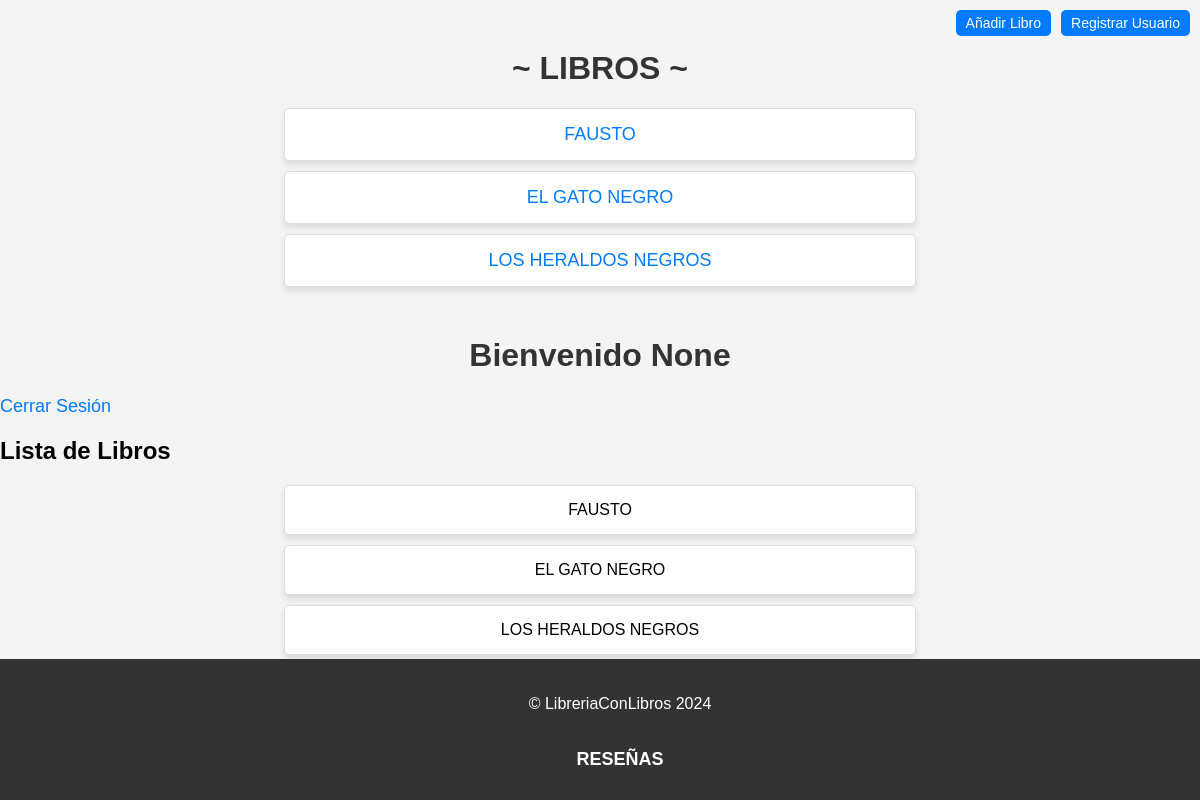
/libros/ (signed in), run on an earlier commit of the app's database.
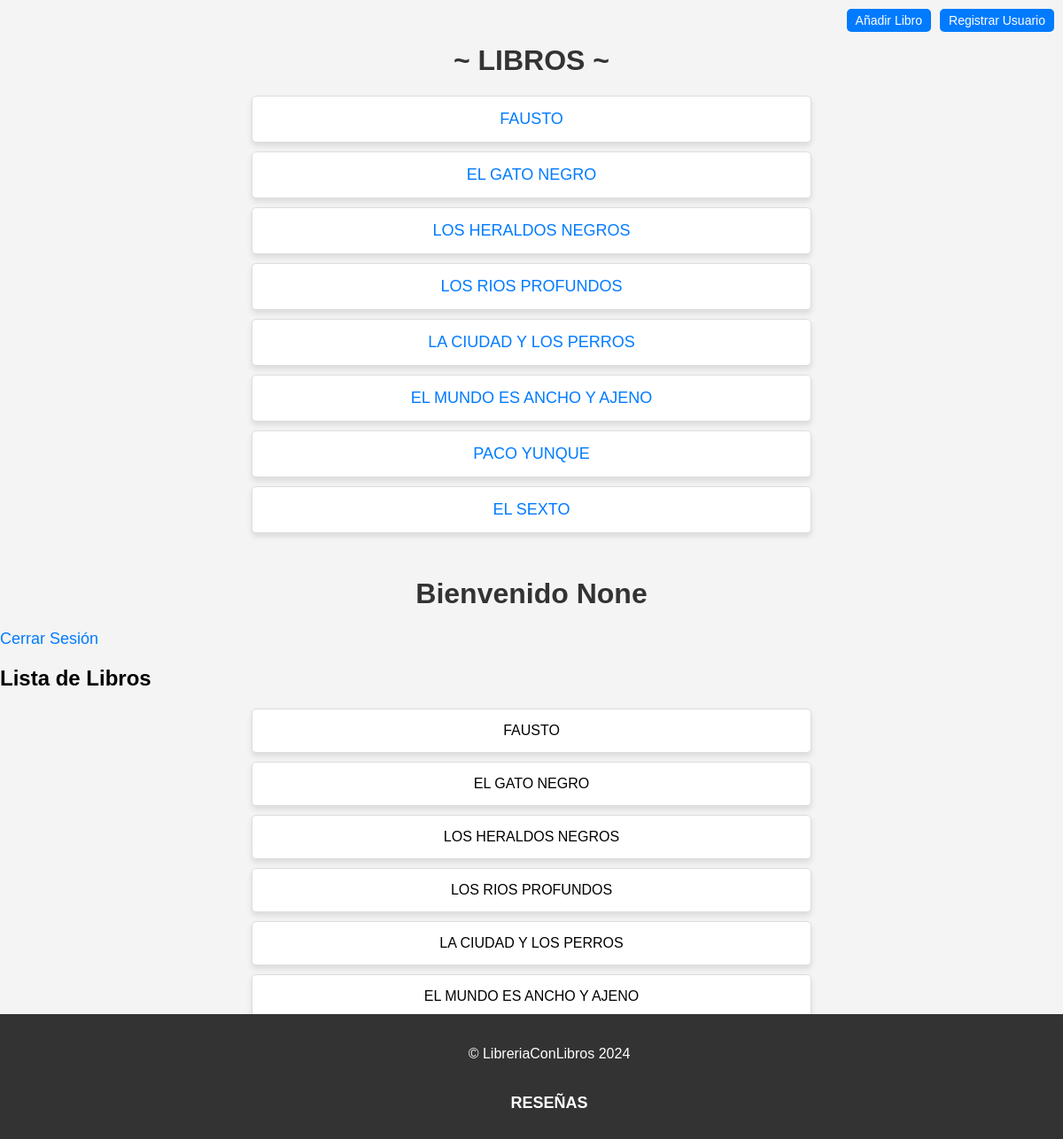
And on a later commit of the database.
### reviews/models.py (models this page shows, shortened)
class Libro(models.Model):
    titulo = models.CharField(max_length=200)
    autor = models.CharField(max_length=100)
    fecha_publicacion = models.DateField()
    isbn = models.CharField(max_length=13)

### reviews/views.py (the view)
# urls.py: path('libros/', views.lista_libros, name='lista_libros'),
def lista_libros(request):
    if 'usuario_id' not in request.session:
        return HttpResponseRedirect('/login/')  # Redirige si no est� autenticado
    libros = Libro.objects.all()
    return render(request, 'reviews/lista_libros.html', {'libros': libros, 'usuario_nombre': request.session.get('usuario_nombre')})

### reviews/templates/reviews/lista_libros.html (shortened to what this page needs)
<!DOCTYPE html>
<html lang="es">
<head>
    {% load static %}
    <link rel="stylesheet" type="text/css" href="{% static 'reviews/css/libros.css' %}">
</head>
<body>
    <div class="enlaces-superiores">
        <a href="{% url 'crear_libro' %}">Añadir Libro</a>
        <a href="{% url 'crear_usuario' %}">Registrar Usuario</a>
    </div>
    <h1>~ LIBROS ~</h1>
    <ul>
        {% for libro in libros %}
            <li>
                <a href="{% url 'detalles_libro' libro.id %}">{{ libro.titulo }}</a>
            </li>
        {% endfor %}
    </ul>
     <h1>Bienvenido {{ usuario_nombre }}</h1>
    <a href="{% url 'logout_usuario' %}">Cerrar Sesión</a>
    <h2>Lista de Libros</h2>
    <ul>
        {% for libro in libros %}
            <li>{{ libro.titulo }}</li>
        {% endfor %}
    </ul>
    <footer>
        <p>&copy; LibreriaConLibros 2024</p>
        <a href="http://127.0.0.1:8000/resenas/" class="ir-a-resenas">RESEÑAS</a>
    </footer>
</body>
</html>

What changed in the data, as far as the page shows it:
added Libro: titulo "LOS RIOS PROFUNDOS"
added Libro: titulo "LA CIUDAD Y LOS PERROS"
added Libro: titulo "EL MUNDO ES ANCHO Y AJENO"
added Libro: titulo "PACO YUNQUE"
added Libro: titulo "EL SEXTO"
